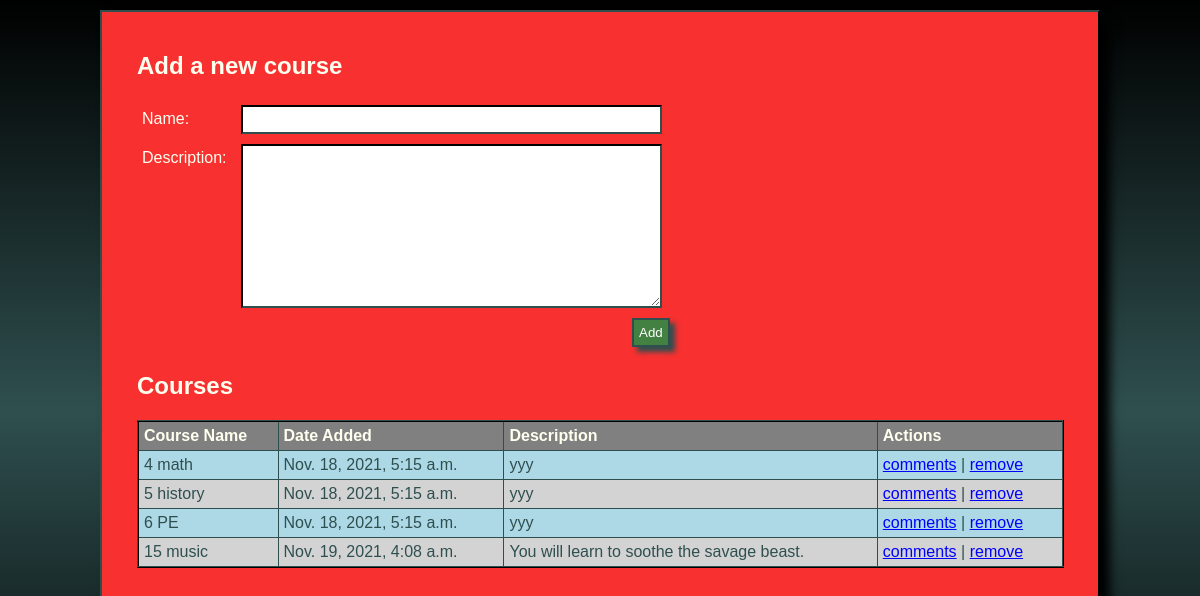
The page / on the database its author committed.
### courses_app/models.py (models this page shows)
class Course(models.Model):
    course_name = models.CharField(max_length=255)
    date_added = models.DateTimeField(auto_now_add = True)
    objects = CourseManager()

class Description(models.Model):
    course = models.OneToOneField(Course, on_delete=models.CASCADE,primary_key=True)
    body = models.TextField()

### courses_app/views.py (the view)
# urls.py: path('',views.courses_page),
def courses_page(request):
    context = {
        'courses':Course.objects.all()
    }
    return render(request,'courses_page.html',context)

### courses_app/templates/courses_page.html (shortened to what this page needs)
<!DOCTYPE html>
<html lang="en">
<head>
    {% load static %}
    <link rel="stylesheet" href="{% static 'css/style.css' %}">
</head>
<body>
    <div id="wrapper">
        <h2>Add a new course</h2>
        <div id="top">
            <form action="/add_course" method="POST">
                <label for="name">Name:</label>
                <input type="text" id="name" name="name">
                <br>
                <label for="description">Description:</label>
                <textarea name="description" id="description" cols="30" rows="10"></textarea>
                <br>
                <input type="submit" value="Add">
            </form>
        </div>
        <h2>Courses</h2>
        <table>
            <tr>
                <th>Course Name</th>
                <th>Date Added</th>
                <th>Description</th>
                <th>Actions</th>
            </tr>
        {% for course in courses %}
                    <tr>
                        <td>{{course.id}} {{course.course_name}}</td>
                        <td>{{course.date_added}}</td>
                        <td>{{course.description.body}}</td>
                        <td><a id="actions" href="/courses/comments/{{course.id}}">comments</a> | <a id="actions" href="/courses/destroy/{{course.id}}">remove</a></td>
                    </tr>
                {% endfor %}
        </table>
    </div>
</body>
</html>

### courses_app/static/css/style.css (style rules this page uses)
* { margin:0px; border:0px; padding:0px; box-sizing: border-box; vertical-align: top; font-family: Arial, Helvetica, sans-serif; color:ivory; }
body { background-image: linear-gradient(black,darkslategrey,black); }
#wrapper { margin: 10px auto; background-color: rgb(248, 48, 48); width:1000px; padding: 20px 30px; border: outset 2px darkslategrey; box-shadow: 10px 10px 10px black; min-height:800px; }
h2 { padding:20px 5px; }
#top { width:60%; }
input, label, textarea, td, th, span, #yes, #no,li { padding:5px; margin:5px; }
label { width:85px; width:16%; display:inline-block; }
#name, #description, #comment { width:75%; border: inset 2px darkslategrey; color:darkslategray; }
input[type="submit"] { margin-left: 500px; background-color: rgb(66, 129, 66); border: solid 2px darkslategrey; color:white; box-shadow: 5px 5px 5px darkslategrey; }
table { width:99%; border-collapse: collapse; margin: 0px 5px 20px 5px; border: inset 2px darkslategrey; }
tr { text-align: left; }
th { background-color:grey }
tr:nth-child(odd) { background-color:lightgray; }
tr:nth-child(even) { background-color:lightblue; }
th,td { border: solid 1px darkslategrey; }
td { color:darkslategray; }
#actions, .comments a, #go_back { color:blue; }

### rows shown on the page
Course: id "4", course_name "math", date_added "Nov. 18, 2021, 5:15 a.m.", description.body "yyy"
Course: id "5", course_name "history", date_added "Nov. 18, 2021, 5:15 a.m.", description.body "yyy"
Course: id "6", course_name "PE", date_added "Nov. 18, 2021, 5:15 a.m.", description.body "yyy"
Course: id "15", course_name "music", date_added "Nov. 19, 2021, 4:08 a.m.", description.body "You will learn to soothe the savage beast."
